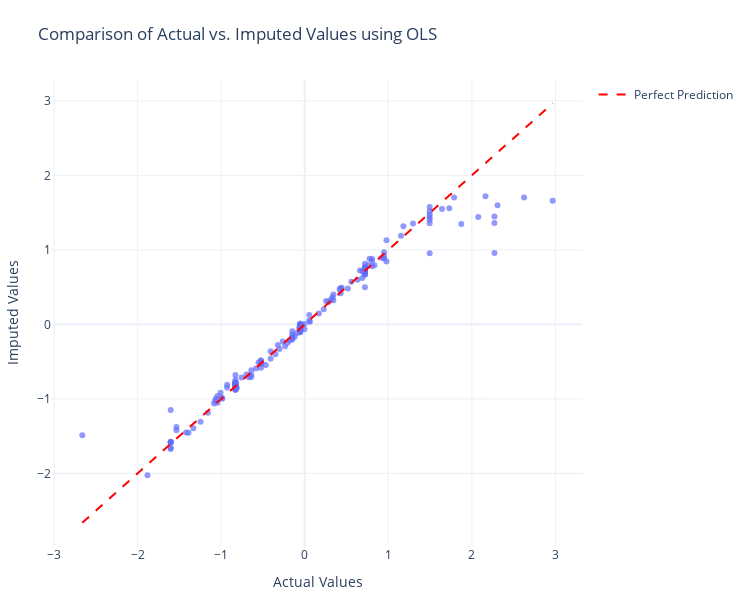

Write notebook code for a chart like this one.
### Markdown cell above
## Evaluating the imputation results

Now let's compare the imputed values with the actual values to evaluate the performance of our imputer. To understand OLS's ability to capture variability accross quantiles let us find and plot the prediction closest to the true value across quantiles for each data point.

### Code cell
# Define your quantiles
quantiles = list(imputed_values.keys())

# Convert imputed_values dict to a 3D array: (n_samples, n_quantiles)
pred_matrix = np.stack(
    [imputed_values[q].values.flatten() for q in quantiles], axis=1
)

# Actual values flattened
actual = actual_values.values.flatten()

# Compute absolute error matrix: shape (n_samples, n_quantiles)
abs_error = np.abs(pred_matrix - actual[:, None])

# Find index of closest prediction for each sample
closest_indices = abs_error.argmin(axis=1)

# Select the closest predictions
closest_predictions = np.array(
    [pred_matrix[i, idx] for i, idx in enumerate(closest_indices)]
)

# Wrap as DataFrame for plotting
closest_df = pd.DataFrame(
    {
        "Actual": actual,
        "ClosestPrediction": closest_predictions,
    }
)

# Extract median predictions for evaluation
median_predictions = imputed_values[0.5]

# Create a scatter plot comparing actual vs. imputed values
min_val = min(actual_values.min().min(), median_predictions.min().min())
max_val = max(actual_values.max().max(), median_predictions.max().max())

# Create the scatter plot
fig = px.scatter(
    closest_df,
    x="Actual",
    y="ClosestPrediction",
    opacity=0.7,
    title="Comparison of Actual vs. Imputed Values using OLS",
)

# Add the diagonal line (perfect prediction line)
fig.add_trace(
    go.Scatter(
        x=[min_val, max_val],
        y=[min_val, max_val],
        mode="lines",
        line=dict(color="red", dash="dash"),
        name="Perfect Prediction",
    )
)

# Update layout
fig.update_layout(
    xaxis_title="Actual Values",
    yaxis_title="Imputed Values",
    width=750,
    height=600,
    template="plotly_white",
    margin=dict(l=50, r=50, t=80, b=50),  # Adjust margins
)

fig.show()

### Figure 1 — Plotly figure (JSON) as saved in the notebook; plotly's stock layout.template omitted (floating-point values rounded to 4 significant figures; data arrays with more than 128 entries replaced by an {"elided": "..."} marker saying what was removed)
{"data": [{"hovertemplate": "Actual=%{x}<br>ClosestPrediction=%{y}<extra></extra>", "legendgroup": "", "marker": {"color": "#636efa", "opacity": 0.7, "symbol": "circle"}, "mode": "markers", "name": "", "orientation": "v", "showlegend": false, "type": "scatter", "x": {"elided": "178 float values"}, "xaxis": "x", "y": {"elided": "178 float values"}, "yaxis": "y"}, {"line": {"color": "red", "dash": "dash"}, "mode": "lines", "name": "Perfect Prediction", "type": "scatter", "x": [-2.662, 2.968], "y": [-2.662, 2.968]}], "layout": {"height": 600, "legend": {"tracegroupgap": 0}, "margin": {"b": 50, "l": 50, "r": 50, "t": 80}, "title": {"text": "Comparison of Actual vs. Imputed Values using OLS"}, "width": 750, "xaxis": {"anchor": "y", "domain": [0, 1], "title": {"text": "Actual Values"}}, "yaxis": {"anchor": "x", "domain": [0, 1], "title": {"text": "Imputed Values"}}}}
